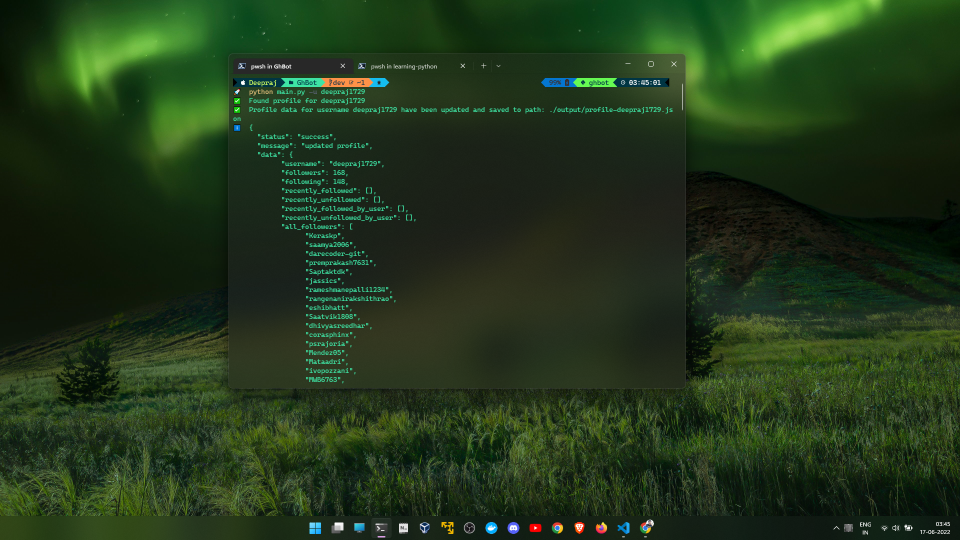
#> input picture projects/GhBot/assets/cli.png, 1920 x 1080 px (shown at 1/2 size)
$ python -i image2cartoon_tk_cv2.py   (imports and definitions only)
#> lines starting #> are read from the running program, lines starting #| are printed output that depends on the picture; after the words box and inside, x2 and y2 are one past the last pixel; in counts of white or black regions, pixels touching at a corner belong together
# Importing the required modules
import tkinter as tk  # graphical user interface toolkit
from tkinter import *
import easygui  # to open the filebox
import cv2  # for image processing
import matplotlib.pyplot as plt

import os  # to read and save path
import sys  #

# Making the GUI main window
# [4 lines not run here, left out]
# [1 line that did not run here, left out]

""" fileopenbox opens the box to choose file
and help us store file path as string"""


def upload():
    image_path = easygui.fileopenbox()
    cartoonify(image_path)


# Step 3: How is an image stored?
def cartoonify(image_path):
    # read image
#> called with image_path = '../../projects/GhBot/assets/cli.png'
    original_image = cv2.imread(image_path)
#> original_image is the input picture: shape (1080, 1920, 3); mean B, G, R 26.5, 55, 33.7
    original_image = cv2.cvtColor(original_image, cv2.COLOR_BGR2RGB)
    print(original_image)  # this will be stored in form of number
#> (printed output is left out)

    # to confirm it is image that was chosing
    if original_image is None:
        print("Can't find any image. Choose appropriate file")
        sys.exit()
    resize_image1 = cv2.resize(original_image, (960, 540))
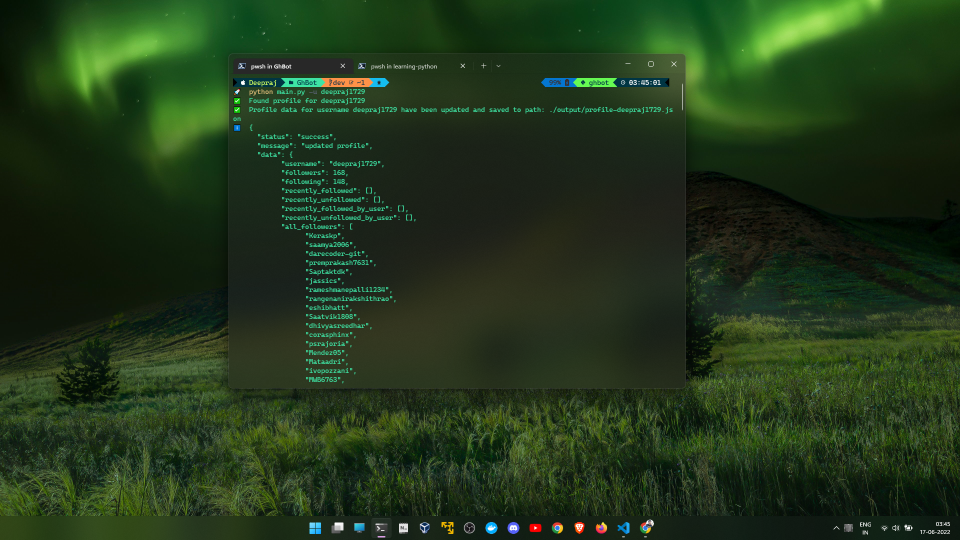
#> resize_image1: shape (540, 960, 3); mean R, G, B 33.8, 55.1, 26.6
    # plt.imshow(resize_image1, cmap='gray')

    # converting an image to grayscale
    grayscale_image = cv2.cvtColor(original_image, cv2.COLOR_BGR2GRAY)
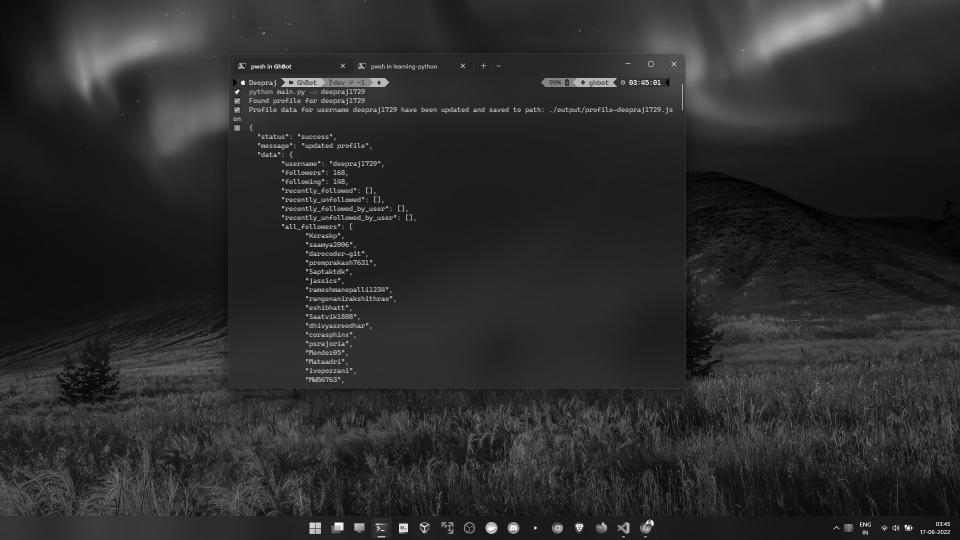
#> grayscale_image: shape (1080, 1920) (shown at 1/2 size); min 0, max 255, mean 44.1
    resize_image2 = cv2.resize(grayscale_image, (960, 540))
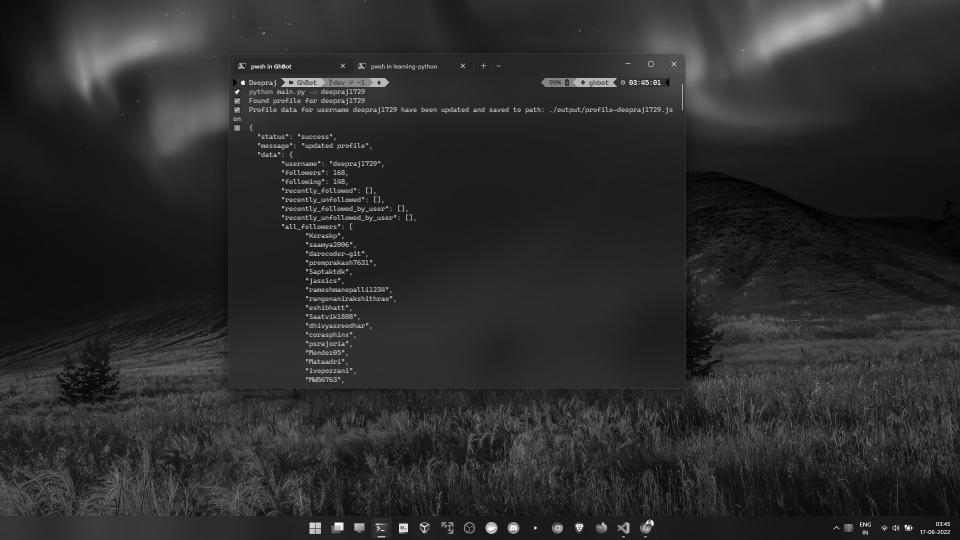
#> resize_image2: shape (540, 960); min 0, max 255, mean 44.2
    # plt.imshow(resize_image2, cmap="gray")

    # applying median blur to smoothen an image
    smooth_grayscale_image = cv2.medianBlur(grayscale_image, 5)
    resize_image3 = cv2.resize(smooth_grayscale_image, (960, 540))
    #  plt.imshow(resize_image3, cmap='gray')

    # retrieving the edges for cartoon effect
    # by using thresholding technique
    get_edge = cv2.adaptiveThreshold(smooth_grayscale_image, 255, cv2.ADAPTIVE_THRESH_MEAN_C, cv2.THRESH_BINARY, 9, 9)
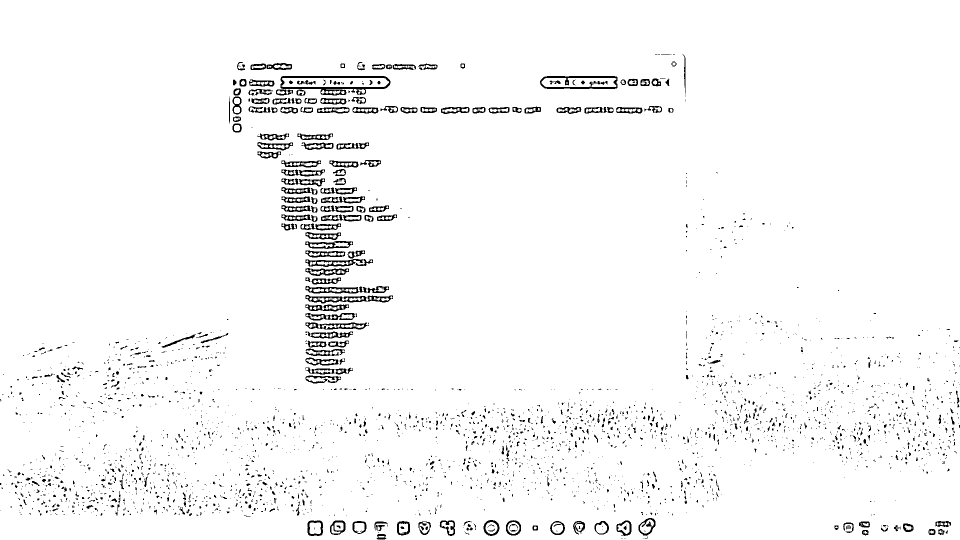
#> get_edge: shape (1080, 1920) (shown at 1/2 size); 96.9% white; 3166 black regions (2779 under 20 px), largest, box (x1, y1, x2, y2) and area: (561, 152, 781, 191) 2360, (1080, 152, 1235, 178) 1372, (611, 590, 786, 607) 1269
    resize_image4 = cv2.resize(get_edge, (960, 540))
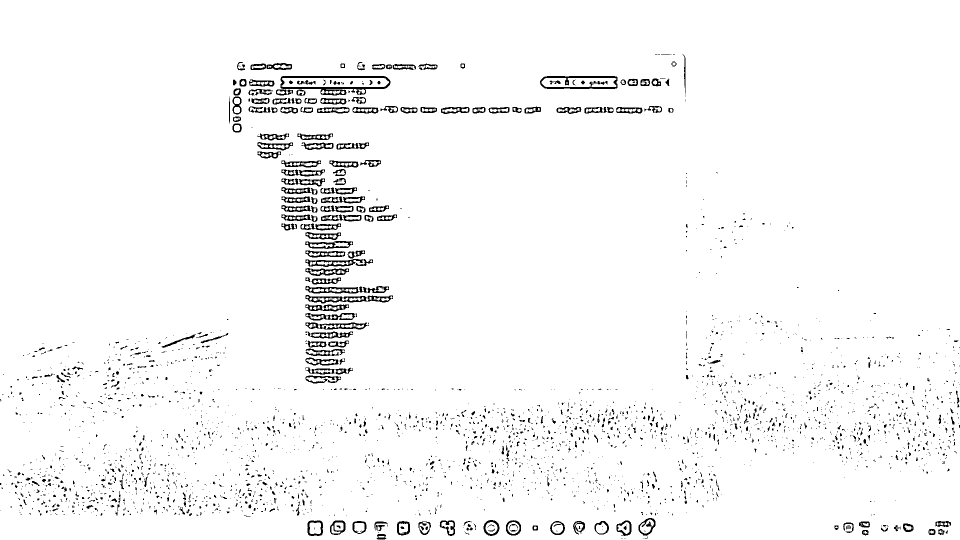
#> resize_image4: shape (540, 960); min 0, max 255, mean 247.1
    # plt.imshow(resize_image4, cmap='gray')

    # applying bilateral filter to remove noise
    # and keep edge sharp as required
    color_image = cv2.bilateralFilter(original_image, 9, 300, 300)
    resize_image5 = cv2.resize(color_image, (960, 540))
    # plt.imshow(resize_image5, cmap="gray")

    # masking edged image with our "BEAUTIFY" image
    cartoon_image = cv2.bitwise_and(color_image, color_image, mask=get_edge)
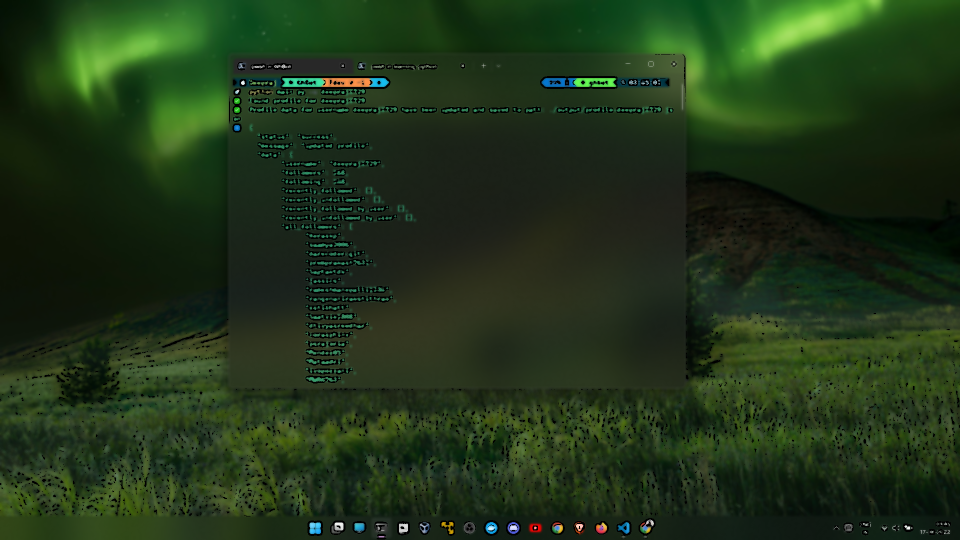
#> cartoon_image: shape (1080, 1920, 3) (shown at 1/2 size); mean R, G, B 32.3, 52.6, 24.8
    resize_image6 = cv2.resize(cartoon_image, (960, 540))
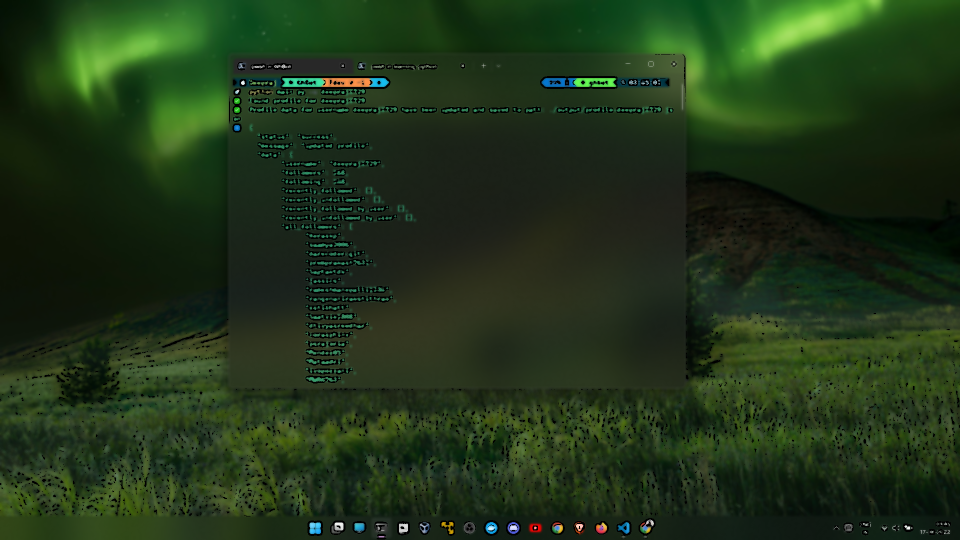
#> resize_image6: shape (540, 960, 3); mean R, G, B 32.4, 52.7, 24.9
    # plt.imshow(resize_image6, cmap='gray')

    # Plotting the whole transition
    images = [resize_image1, resize_image2, resize_image3, resize_image4, resize_image5, resize_image6]
    fig, axes = plt.subplots(3, 2, figsize=(8, 8), subplot_kw={'xticks': [], 'yticks': []},
                             gridspec_kw=dict(hspace=0.1, wspace=0.1))
    for i, ax in enumerate(axes.flat):
        ax.imshow(images[i], cmap='gray')

    # Making a Save button in the GUI main window
#> (the run stopped early here; a loop or call above may not have finished)

$ run again, on projects/GhBot/assets/fast_api.png
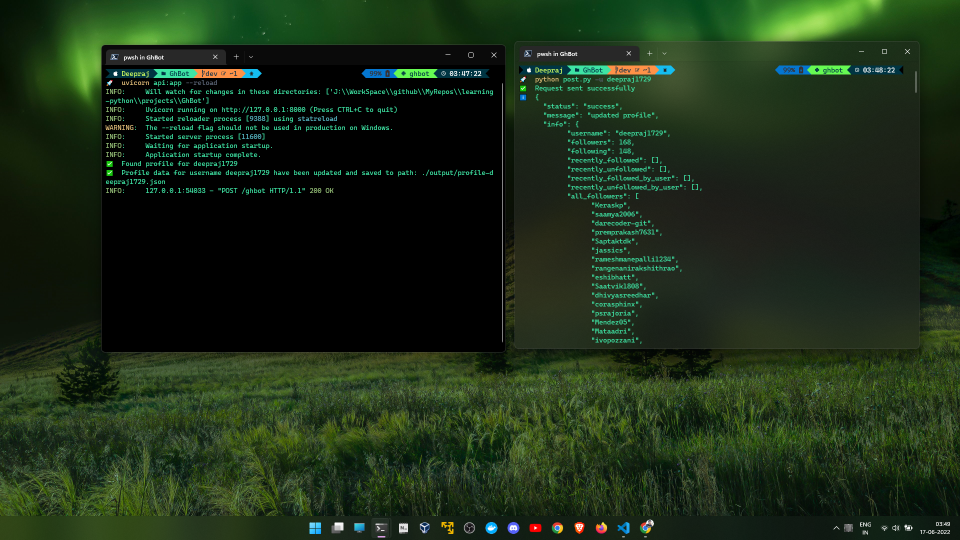
#> input picture projects/GhBot/assets/fast_api.png, 1920 x 1080 px (shown at 1/2 size)
#> in cartoonify, original_image is the input picture: shape (1080, 1920, 3); mean B, G, R 23.4, 45.2, 28.2
#> (printed output is left out)
#> in cartoonify, `get_edge = cv2.adaptiveThreshold(smooth_grayscale_image, 255, cv2.ADAP..`:
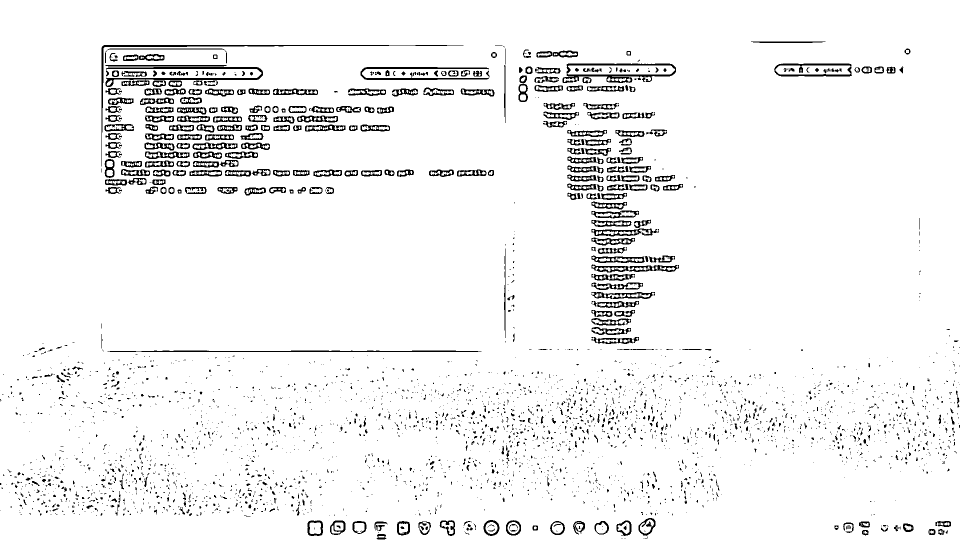
#> get_edge: shape (1080, 1920) (shown at 1/2 size); 95% white; 3512 black regions (3011 under 20 px), largest, box (x1, y1, x2, y2) and area: (211, 134, 526, 174) 2871, (1125, 127, 1352, 166) 2532, (203, 90, 927, 333) 2478
#> in cartoonify, `resize_image6 = cv2.resize(cartoon_image, (960, 540))`:
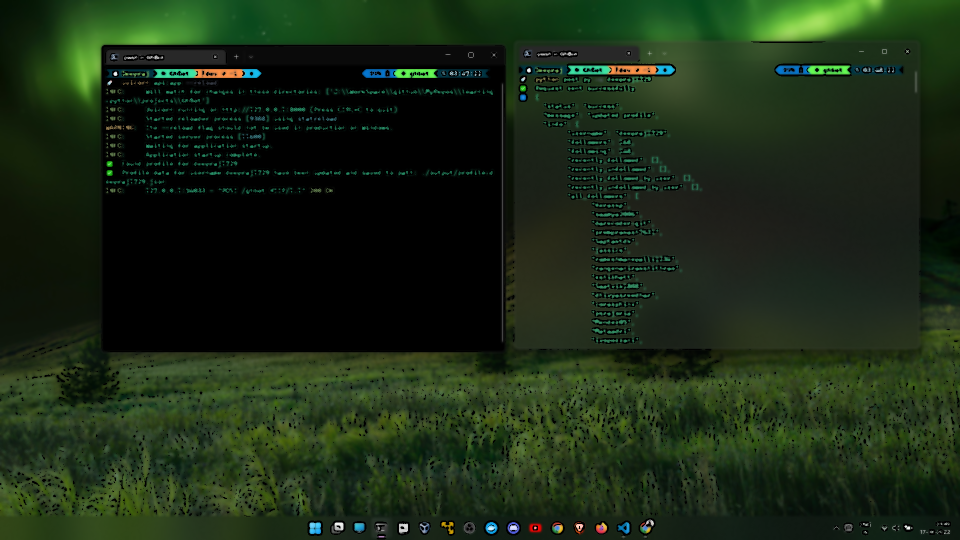
#> resize_image6: shape (540, 960, 3); mean R, G, B 26.6, 42.1, 21.3
